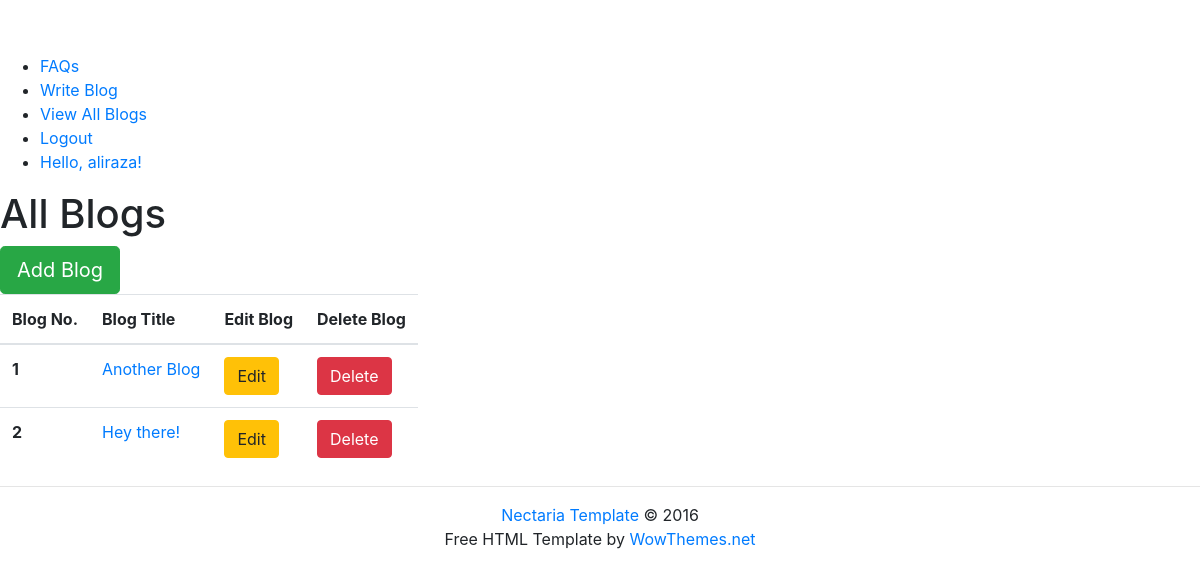
The page /blog/viewAllPosts/ (signed in) on the database as committed earlier.
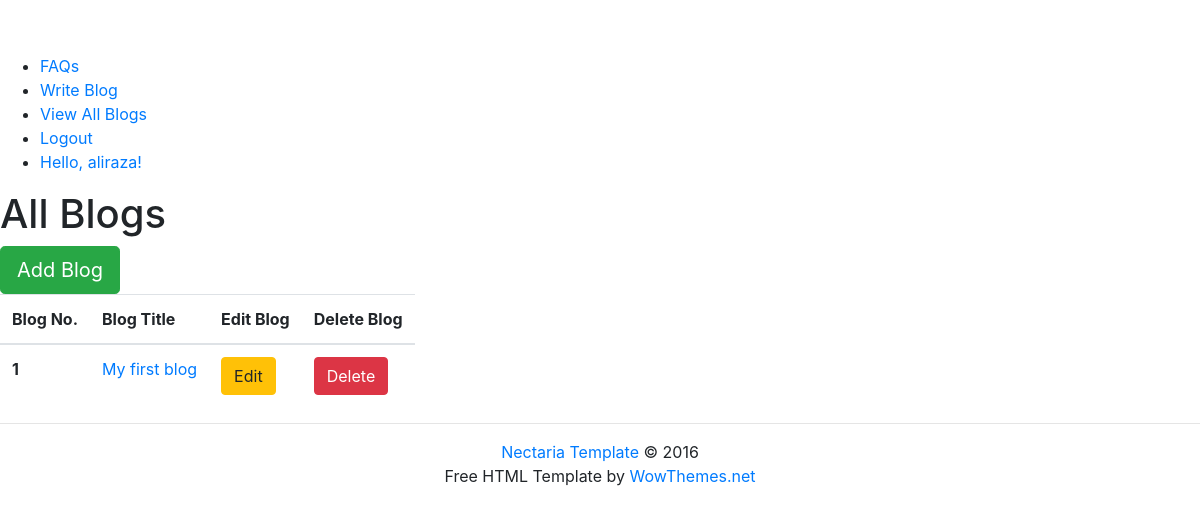
The same page on the database as committed later.
### blog/models.py (models this page shows, shortened)
class BlogPost(models.Model):
    blog_title = models.CharField(max_length=255)
    blog_body = models.TextField()
    blog_image = models.ImageField()
    user = models.ForeignKey(User, on_delete=models.CASCADE,default=None) # blog is associated with a user
    blog_created_on = models.DateTimeField(auto_now_add=True)
    blog_last_modified = models.DateTimeField(auto_now=True)

### blog/views.py (the view)
# urls.py: path("viewAllPosts/", views.viewAllPosts, name = 'viewAllPosts' ),
@login_required
def viewAllPosts(request):
    obj = BlogPost.objects.filter(user=request.user)
    return render(request, "blog/all_blogs.html", {'all_blogs': obj})

### templates/blog/all_blogs.html (shortened to what this page needs)
{% extends 'base.html' %}
{% load static %}
{% block body %}
<h1>All Blogs</h1>
<button type="button" class="btn btn-primary btn-success btn-lg" data-toggle="modal" data-target="#exampleModalCenter">
  Add Blog
</button>
    <table
        style=" display: {% if all_blogs %}block{%else%}none{%endif%} "
     class="table" id="allBlogsTable">
        <thead>
            <tr>
            <th scope="col">Blog No.</th>
            <th scope="col">Blog Title</th>
            <th scope="col">Edit Blog</th>
            <th scope="col">Delete Blog</th>
            </tr>
        </thead>
        <tbody id="allBlogsRow">
            {% for obj in all_blogs %}
            <tr>
            <th scope="row">{{forloop.counter}}</th>
            <td><a href={%url 'blog:viewPost' obj.id%}>{{ obj.blog_title }}</a></td>
            <td>
                <a href="{% url 'blog:editPost' obj.id %}"> <button type="button" class="btn btn-warning">Edit</button> </a>
            </td>
            <td>
                <a href="{% url 'blog:deletePost' obj.id %}"> <button type="button" class="btn btn-danger">Delete</button> </a>
            </td>
            </tr>
            {% endfor %}
        </tbody>
    </table>
<hr>
{% endblock  %}

### templates/base.html (shortened to what this page needs)
{% load static %}
<!DOCTYPE html>
<html>
<head>
	<link rel="stylesheet" href="https://maxcdn.bootstrapcdn.com/bootstrap/4.0.0/css/bootstrap.min.css">
</head>
<body class="home-template">
<div class="site-wrapper">
	<nav class="main-nav overlay clearfix">
        <a class="blog-logo" href="#"><img src="{% static 'assets/img/logo.png' %}" alt="Fashion Critiques"/></a>
        <ul id="menu">
            <li class="nav-article-example" role="presentation"><a href="article.html">FAQs</a></li>
			{% if user.is_authenticated %}
            	<li class="nav-author-page" role="presentation"><a href="{% url 'blog:home' %}">Write Blog</a></li>
            	<li class="nav-author-page" role="presentation"><a href="{% url 'blog:viewAllPosts' %}">View All Blogs</a></li>
            	<li class="nav-author-page" role="presentation"><a href="{% url 'user:logout' %}">Logout</a></li>
            	<li class="nav-article-example" role="presentation"><a href="#">Hello, {{user.username}}!</a></li>
			{% else %}
            <li class="nav-about-us" role="presentation"><a href="{% url 'user:login' %}">Login</a></li>
            <li class="nav-author-page" role="presentation"><a href="{% url 'user:signup' %}">Sign Up</a></li>
			{% endif %}
        </ul>
	</nav>
    {% block body %}
    {% endblock %}
	<footer class="site-footer clearfix">
        <div class="text-center">
            <a href="index.html">Nectaria Template</a> &copy; 2016<br/>
            Free HTML Template by <a href="https://wowthemes.net">WowThemes.net</a>
        </div>
	</footer>
</div>
</body>
</html>

Rows that differ between the two databases and show on the page:
removed BlogPost: blog_title "Another Blog"
removed BlogPost: blog_title "Hey there!"
added BlogPost: blog_title "My first blog"
